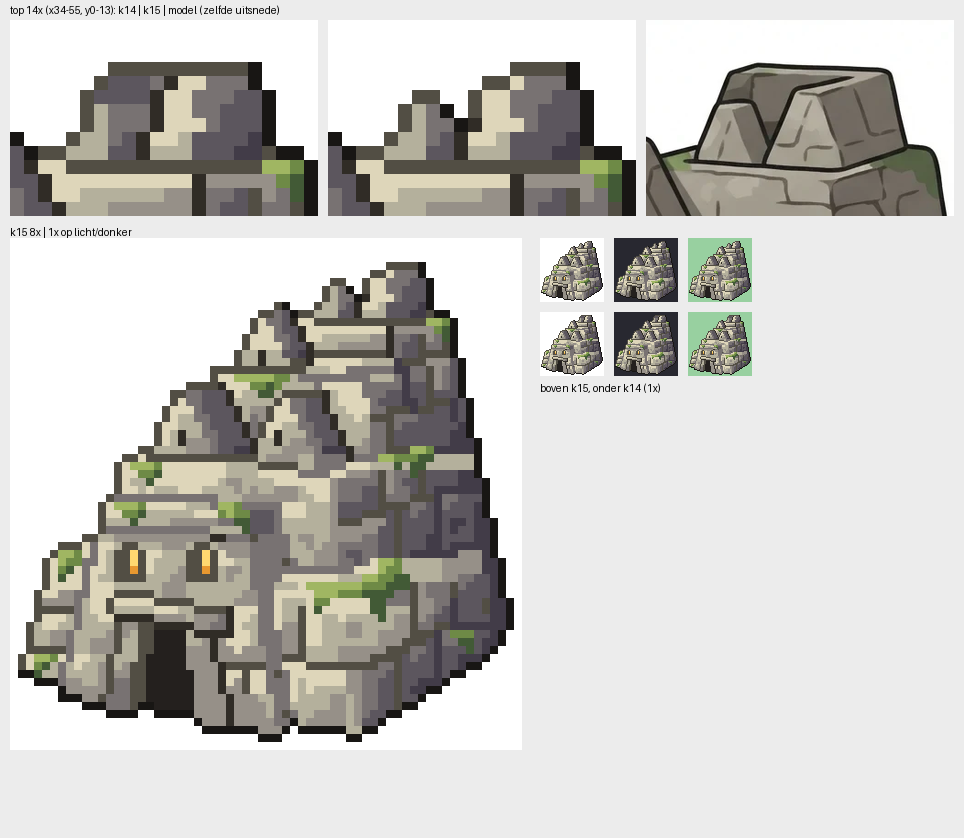

This chart was generated by the following Python code:
import sys
sys.path.insert(0,'../k1')
from gereedschap import *
from PIL import Image, ImageDraw
def rgba(a,pal):
    R=rgb(a,pal).astype('uint8'); A=np.where(a==0,0,255).astype('uint8')
    return Image.fromarray(np.dstack([R,A]),'RGBA')
def op(im,c=(255,255,255)):
    bg=Image.new('RGB',im.size,c); bg.paste(im,(0,0),im); return bg
a14,pal=laad('../k14/tempel.png'); a,pal2=laad('tempel.png')
k14,k15=rgba(a14,pal),rgba(a,pal2)
op(k15.resize((512,512),Image.NEAREST)).save('tempel_8x.png')
X0,Y0,X1,Y1=34,0,56,14; S=14
W=Image.new('RGB',(3*(X1-X0)*S+40,(Y1-Y0)*S+30+512+20+80),(236,236,236)); d=ImageDraw.Draw(W)
d.text((10,4),'top 14x (x%d-%d, y%d-%d): k14 | k15 | model (zelfde uitsnede)'%(X0,X1-1,Y0,Y1-1),fill=(0,0,0))
for i,im in enumerate([k14,k15]):
    W.paste(op(im.crop((X0,Y0,X1,Y1)).resize(((X1-X0)*S,(Y1-Y0)*S),Image.NEAREST)),(10+i*((X1-X0)*S+10),20))
m=Image.open('../../referenties/model.webp').convert('RGB')
mx0=46+(X0-1)*15.3; mx1=46+(X1-1)*15.3; my0=57+(Y0-3)*15.25; my1=57+(Y1-3)*15.25
mc=Image.new('RGB',(int(mx1-mx0),int(my1-my0)),(255,255,255)); mc.paste(m.crop((int(mx0),max(0,int(my0)),int(mx1),int(my1))),(0,max(0,-int(my0))))
W.paste(mc.resize(((X1-X0)*S,(Y1-Y0)*S),Image.LANCZOS),(10+2*((X1-X0)*S+10),20))
y=20+(Y1-Y0)*S+10
d.text((10,y),'k15 8x | 1x op licht/donker',fill=(0,0,0))
W.paste(op(k15.resize((512,512),Image.NEAREST)),(10,y+12))
for j,c in enumerate([(255,255,255),(40,40,48),(152,208,160)]):
    W.paste(op(k15,c),(540+j*74,y+12)); W.paste(op(k14,c),(540+j*74,y+86))
d.text((540,y+156),'boven k15, onder k14 (1x)',fill=(0,0,0))
W.save('vel.png')
